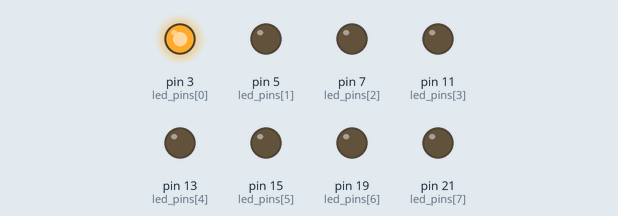
Recording of a program running on a simulated Raspberry Pi (header pin numbers). On the bench: output pins drawn as LEDs (lit = HIGH).

Above: at 0.02 s.
At 0.32 s:
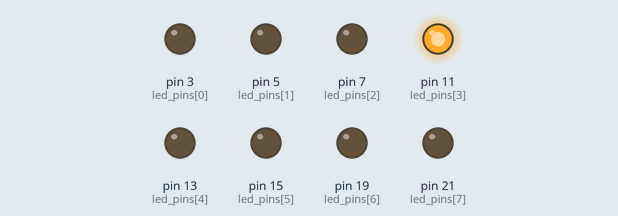
At 0.72 s:
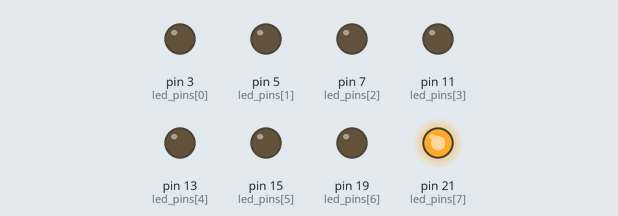
At 1.47 s:
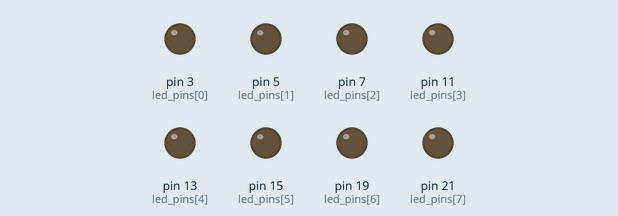
At 2.22 s:
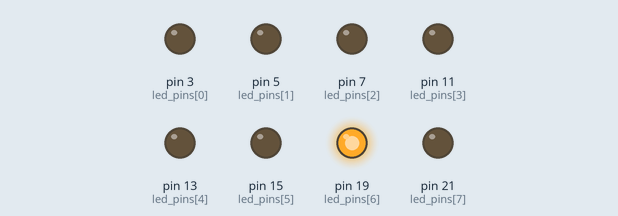
At 2.92 s:
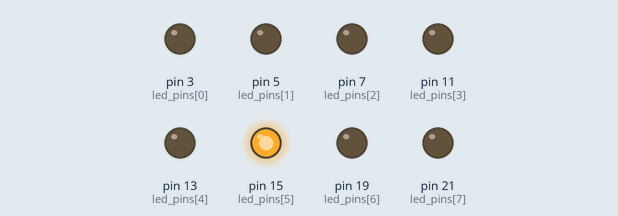
Timing chart, 0 to 3.2 s (numbered marks = the images above):
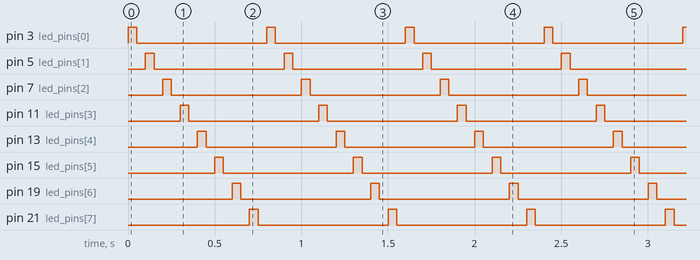

Measured:
- by itself, pin 3 (led_pins[0]), pin 5 (led_pins[1]), pin 7 (led_pins[2]), pin 11 (led_pins[3]), pin 13 (led_pins[4]), pin 15 (led_pins[5]), pin 19 (led_pins[6]), pin 21 (led_pins[7]): alternates HIGH for 0.05 s and LOW for 0.75 s
- by itself, everything shown: repeats every 0.80 s, in 16 steps

The program:

ledBlink.py
```python
import RPi.GPIO as led
import time
led.setmode(led.BOARD)
led_pins = [3, 5, 7, 11, 13, 15, 19, 21]
led.setwarnings(False)
for i in led_pins:
    led.setup(i, led.OUT)
while True:
    for i in led_pins:
        led.output(i, 1)
        time.sleep(0.05)
        led.output(i, 0)
        time.sleep(0.05)
```
